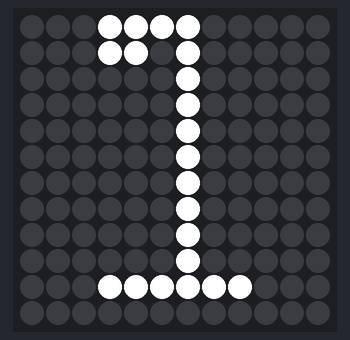
Bench run of a sketch on a simulated Arduino Uno, built with avr-gcc and run on an emulated ATmega328P. Shown: 12×12 RGB LED matrix (first LED top left, wired row by row).

Above: at 3.1 s.

The sketch:

scrolling-letter-j.ino
```cpp
#include <FastLED.h>
#define WIDTH 12
#define HEIGHT 12
#define LED_PIN 2

const int NUM_LEDS = WIDTH * HEIGHT;
CRGB leds[NUM_LEDS];

void setup() {
  delay(3000); // Powerup delay
  FastLED.addLeds<WS2812B, LED_PIN, GRB>(leds, NUM_LEDS);
}

int getLEDIndex(int x, int y) {
  // Calculate index for a zigzag layout
  if (y % 2 == 0) {
    // Even rows (0, 2, 4, ...) run from left to right
    return (y * WIDTH) + x;
  } else {
    // Odd rows (1, 3, 5, ...) run from right to left
    return ((y + 1) * WIDTH) - 1 - x;
  }
}

void drawLetterJ() {
  // Clear the matrix
  for (int i = 0; i < NUM_LEDS; i++) {
    leds[i] = CRGB::Black;
  }

  // Top horizontal line of J (shortened)
  int horizontalStart = (WIDTH / 2) - 3; // Adjust as needed
  int horizontalEnd = (WIDTH / 2) + 2;   // Adjust as needed
  for (int x = horizontalStart; x <= horizontalEnd; x++) {
    leds[getLEDIndex(x, HEIGHT - 2)] = CRGB::White;
  }

  // Vertical line of J (full length)
  for (int y = HEIGHT - 3; y >= 0; y--) { // Start just below the horizontal bar
    leds[getLEDIndex(WIDTH / 2, y)] = CRGB::White;
  }

  // Bottom curve of J (widened)
  leds[getLEDIndex(WIDTH / 2 - 1, 0)] = CRGB::White;
  leds[getLEDIndex(WIDTH / 2 - 2, 0)] = CRGB::White;
  leds[getLEDIndex(WIDTH / 2 - 3, 0)] = CRGB::White; // Extend the hook wider
  leds[getLEDIndex(WIDTH / 2 - 2, 1)] = CRGB::White;
  leds[getLEDIndex(WIDTH / 2 - 3, 1)] = CRGB::White; // Extend the hook wider
}

void loop() {
  drawLetterJ();
  FastLED.show();
  delay(5000); // Display the letter J for 5 seconds

  // Clear the matrix
  for (int i = 0; i < NUM_LEDS; i++) {
    leds[i] = CRGB::Black;
  }
  FastLED.show();
  delay(1000); // Wait for 1 second before redrawing
}
```

Measured:
- what the display in image 0 shows lasts 5.0 s, from 3.0 s to 8.0 s
